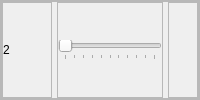
                              <widget class="QFrame" name="IR2_Frame">
                               <property name="frameShape">
                                <enum>QFrame::StyledPanel</enum>
                               </property>
                               <property name="frameShadow">
                                <enum>QFrame::Raised</enum>
                               </property>
                               <layout class="QHBoxLayout" name="horizontalLayout_70">
                                <property name="spacing">
                                 <number>0</number>
                                </property>
                                <property name="leftMargin">
                                 <number>0</number>
                                </property>
                                <property name="topMargin">
                                 <number>0</number>
                                </property>
                                <property name="rightMargin">
                                 <number>0</number>
                                </property>
                                <property name="bottomMargin">
                                 <number>0</number>
                                </property>
                                <item>
                                 <widget class="QFrame" name="IR2_frame">
                                  <property name="frameShape">
                                   <enum>QFrame::StyledPanel</enum>
                                  </property>
                                  <property name="frameShadow">
                                   <enum>QFrame::Raised</enum>
                                  </property>
                                  <layout class="QHBoxLayout" name="horizontalLayout_65">
                                   <property name="spacing">
                                    <number>5</number>
                                   </property>
                                   <property name="leftMargin">
                                    <number>0</number>
                                   </property>
                                   <property name="topMargin">
                                    <number>0</number>
                                   </property>
                                   <property name="rightMargin">
                                    <number>0</number>
                                   </property>
                                   <property name="bottomMargin">
                                    <number>0</number>
                                   </property>
                                   <item>
                                    <widget class="QFrame" name="IR2_Display_frame">
                                     <property name="minimumSize">
                                      <size>
                                       <width>50</width>
                                       <height>0</height>
                                      </size>
                                     </property>
                                     <property name="maximumSize">
                                      <size>
                                       <width>50</width>
                                       <height>16777215</height>
                                      </size>
                                     </property>
                                     <property name="frameShape">
                                      <enum>QFrame::StyledPanel</enum>
                                     </property>
                                     <property name="frameShadow">
                                      <enum>QFrame::Raised</enum>
                                     </property>
                                     <layout class="QHBoxLayout" name="IR2_toggleButton_layout">
                                      <property name="spacing">
                                       <number>0</number>
                                      </property>
                                      <property name="leftMargin">
                                       <number>0</number>
                                      </property>
                                      <property name="topMargin">
                                       <number>0</number>
                                      </property>
                                      <property name="rightMargin">
                                       <number>0</number>
                                      </property>
                                      <property name="bottomMargin">
                                       <number>0</number>
                                      </property>
                                      <item>
                                       <widget class="QLabel" name="IR2_label">
                                        <property name="minimumSize">
                                         <size>
                                          <width>0</width>
                                          <height>0</height>
                                         </size>
                                        </property>
                                        <property name="maximumSize">
                                         <size>
                                          <width>125</width>
                                          <height>16777215</height>
                                         </size>
                                        </property>
                                        <property name="text">
                                         <string>2</string>
                                        </property>
                                        <property name="alignment">
                                         <set>Qt::AlignLeading|Qt::AlignLeft|Qt::AlignVCenter</set>
                                        </property>
                                       </widget>
                                      </item>
                                     </layout>
                                    </widget>
                                   </item>
                                   <item>
                                    <widget class="QFrame" name="IR2_Slider_frame">
                                     <property name="maximumSize">
                                      <size>
                                       <width>225</width>
                                       <height>16777215</height>
                                      </size>
                                     </property>
                                     <property name="frameShape">
                                      <enum>QFrame::StyledPanel</enum>
                                     </property>
                                     <property name="frameShadow">
                                      <enum>QFrame::Raised</enum>
                                     </property>
                                     <layout class="QHBoxLayout" name="horizontalLayout_66">
                                      <property name="spacing">
                                       <number>0</number>
                                      </property>
                                      <property name="leftMargin">
                                       <number>0</number>
                                      </property>
                                      <property name="topMargin">
                                       <number>0</number>
                                      </property>
                                      <property name="rightMargin">
                                       <number>0</number>
                                      </property>
                                      <property name="bottomMargin">
                                       <number>0</number>
                                      </property>
                                      <item>
                                       <widget class="QSlider" name="IR2_Slider">
                                        <property name="maximum">
                                         <number>100</number>
                                        </property>
                                        <property name="sliderPosition">
                                         <number>0</number>
                                        </property>
                                        <property name="orientation">
                                         <enum>Qt::Horizontal</enum>
                                        </property>
                                        <property name="tickPosition">
                                         <enum>QSlider::TicksBelow</enum>
                                        </property>
                                        <property name="tickInterval">
                                         <number>10</number>
                                        </property>
                                       </widget>
                                      </item>
                                     </layout>
                                    </widget>
                                   </item>
                                   <item>
                                    <widget class="QFrame" name="IR2_value_frame">
                                     <property name="minimumSize">
                                      <size>
                                       <width>30</width>
                                       <height>0</height>
                                      </size>
                                     </property>
                                     <property name="maximumSize">
                                      <size>
                                       <width>30</width>
                                       <height>16777215</height>
                                      </size>
                                     </property>
                                     <property name="frameShape">
                                      <enum>QFrame::StyledPanel</enum>
                                     </property>
                                     <property name="frameShadow">
                                      <enum>QFrame::Raised</enum>
                                     </property>
                                     <layout class="QHBoxLayout" name="horizontalLayout_67">
                                      <property name="spacing">
                                       <number>0</number>
                                      </property>
                                      <property name="leftMargin">
                                       <number>0</number>
                                      </property>
                                      <property name="topMargin">
                                       <number>0</number>
                                      </property>
                                      <property name="rightMargin">
                                       <number>0</number>
                                      </property>
                                      <property name="bottomMargin">
                                       <number>0</number>
                                      </property>
                                      <item>
                                       <widget class="QLabel" name="IR2_Value">
                                        <property name="minimumSize">
                                         <size>
                                          <width>0</width>
                                          <height>0</height>
                                         </size>
                                        </property>
                                        <property name="maximumSize">
                                         <size>
                                          <width>16777215</width>
                                          <height>16777215</height>
                                         </size>
                                        </property>
                                        <property name="text">
                                         <string/>
                                        </property>
                                        <property name="alignment">
                                         <set>Qt::AlignCenter</set>
                                        </property>
                                       </widget>
                                      </item>
                                     </layout>
                                    </widget>
                                   </item>
                                  </layout>
                                 </widget>
                                </item>
                               </layout>
                              </widget>
